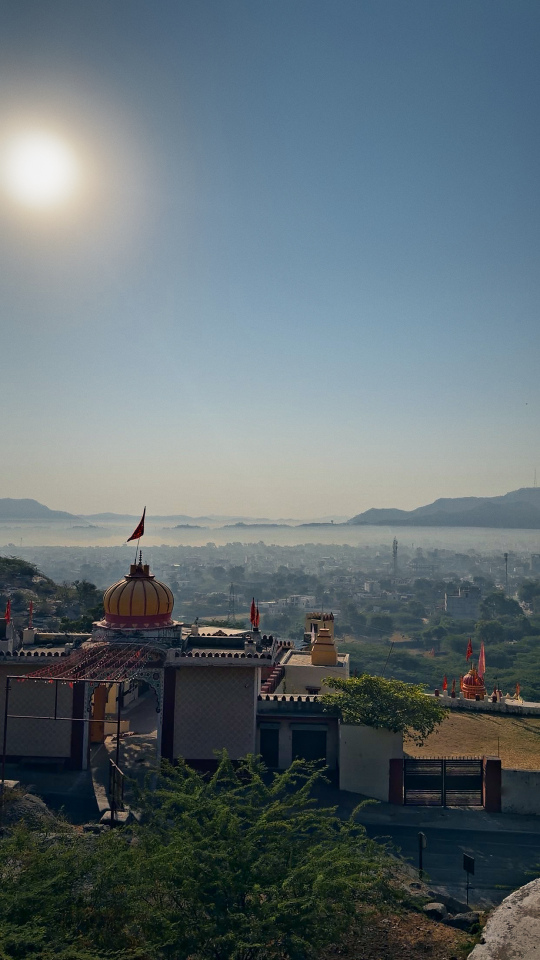
#> input picture stories/01_temple_sun.jpg, 1080 x 1920 px (shown at 1/2 size)
$ python -i qa.py   (imports and definitions only)
#> lines starting #> are read from the running program, lines starting #| are printed output that depends on the picture; after the words box and inside, x2 and y2 are one past the last pixel; in counts of white or black regions, pixels touching at a corner belong together
"""Objective checks on finished story JPEGs + 100% crop sheets for eyeballing.
python3 tools/qa.py <out_dir_for_crops> files...
"""
import os, sys
import numpy as np
from PIL import Image

def stats(p):
#> called with p = '../stories/01_temple_sun.jpg'
    a = np.asarray(Image.open(p).convert("RGB")).astype(np.float32)
    l = a @ np.array([0.2126, 0.7152, 0.0722])
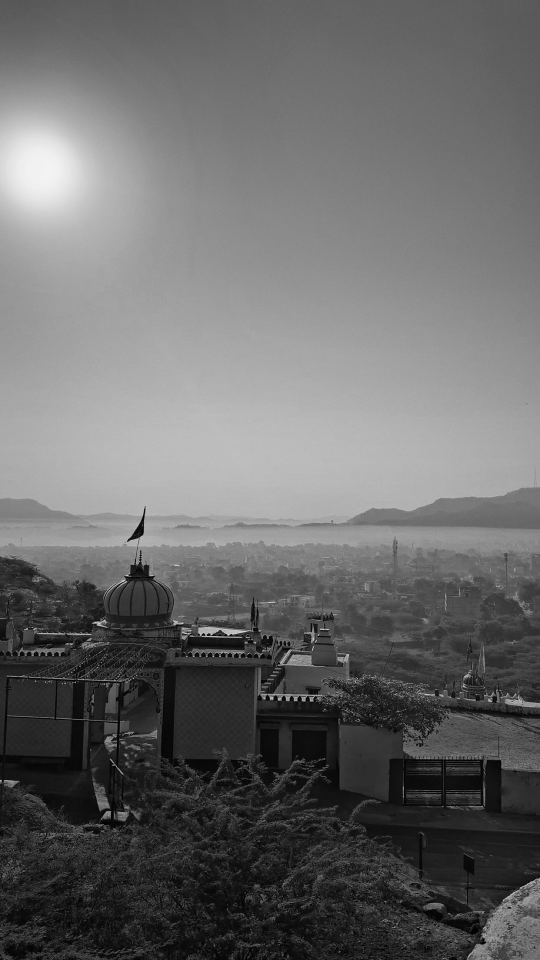
#> l: shape (1920, 1080) float64 (shown at 1/2 size); min 0, max 244, mean 106
    mx, mn = a.max(-1), a.min(-1)
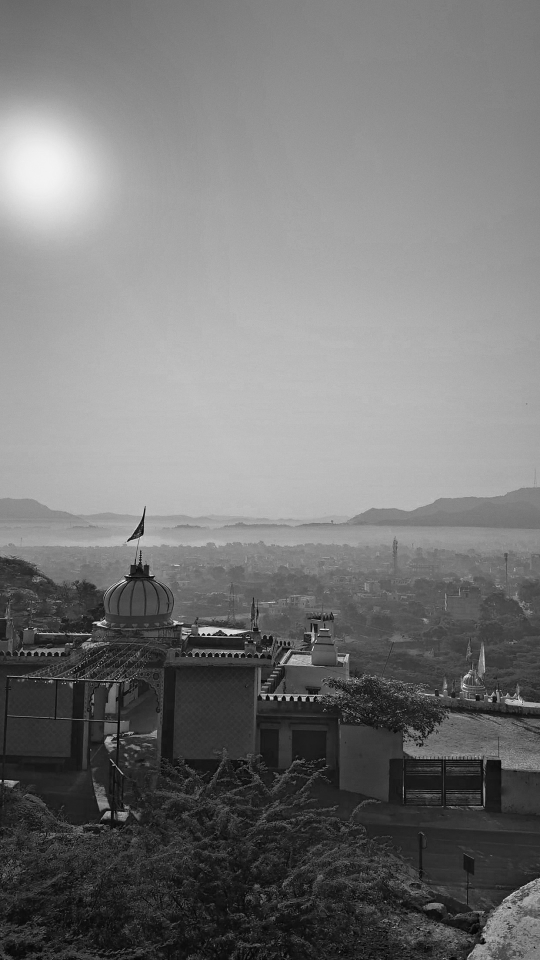
#> mx: shape (1920, 1080) float32 (shown at 1/2 size); min 0, max 255, mean 118.7
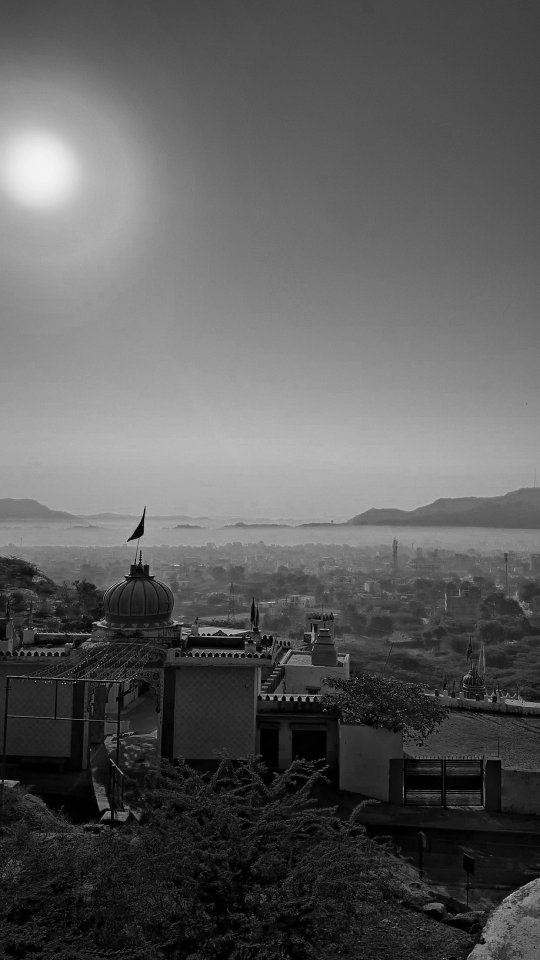
#> mn: shape (1920, 1080) float32 (shown at 1/2 size); min 0, max 244, mean 91.9
    sat = (mx - mn) / (mx + 1e-5)
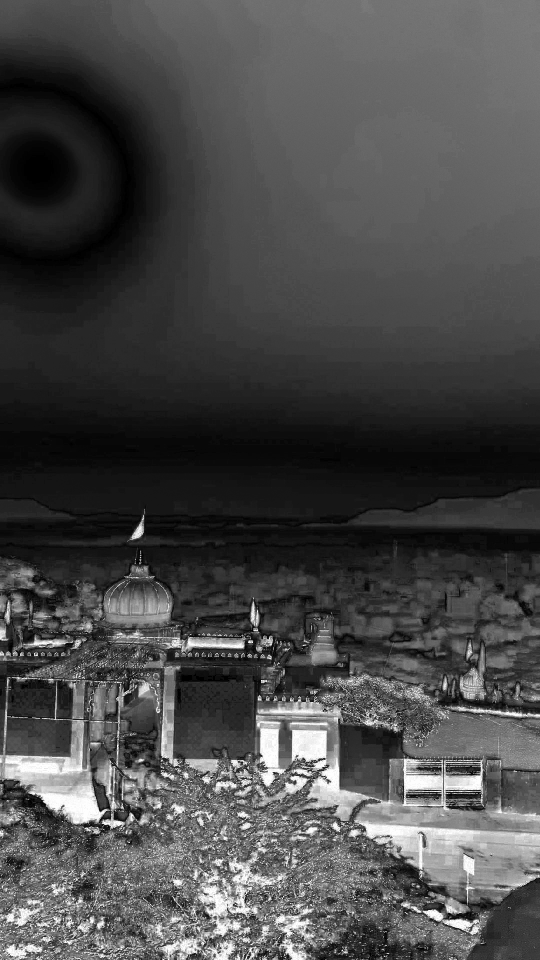
#> sat: shape (1920, 1080) float32 (shown at 1/2 size); min 0, max 1, mean 0.289
    # noise: high-pass std in the flattest 15% of the image (sky)
    from PIL import ImageFilter
    L = Image.fromarray(l.astype(np.uint8))
    hp = l - np.asarray(L.filter(ImageFilter.GaussianBlur(2)), np.float32)
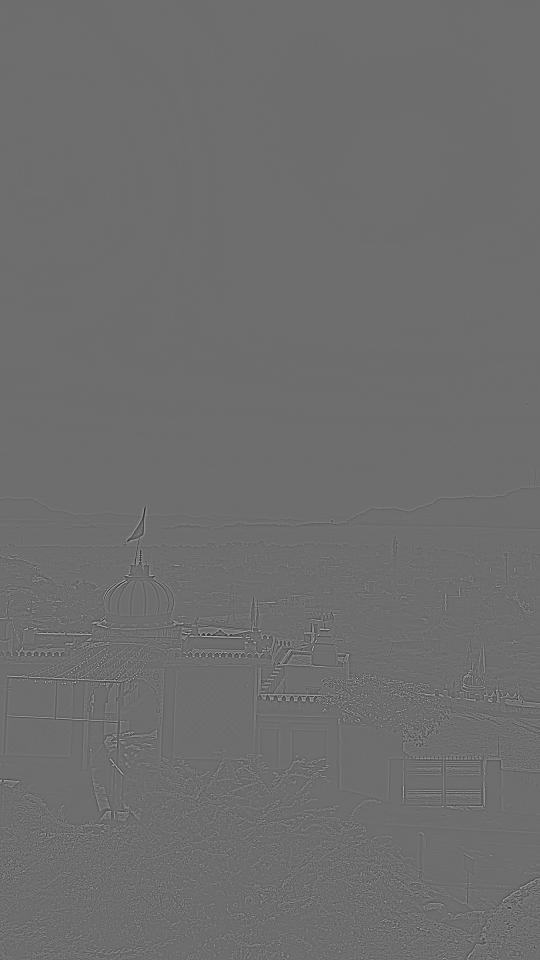
#> hp: shape (1920, 1080) float64 (shown at 1/2 size); min -128.2, max 170, mean 0.5; drawn with min black and max white
    loc = np.asarray(Image.fromarray(np.abs(hp).clip(0,255).astype(np.uint8)).filter(ImageFilter.BoxBlur(16)), np.float32)
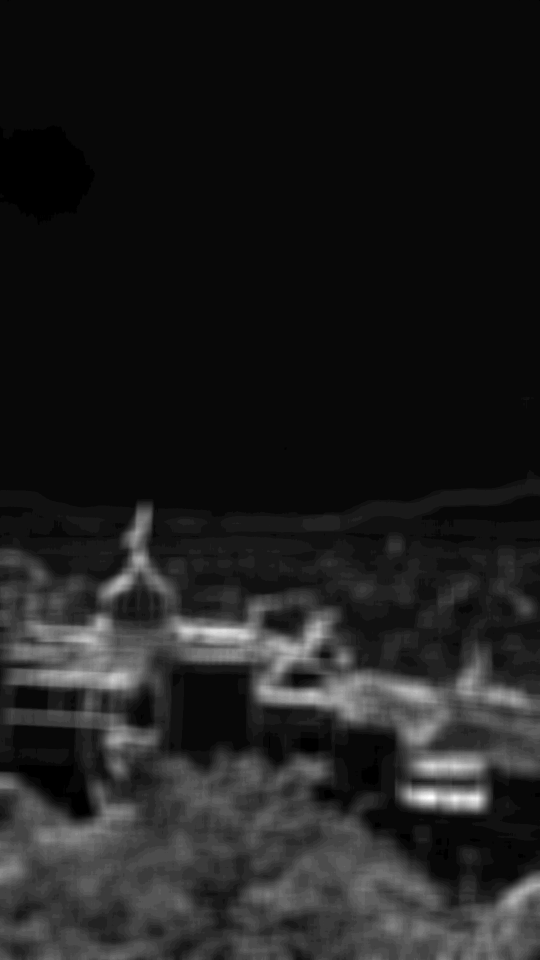
#> loc: shape (1920, 1080) float32 (shown at 1/2 size); min 0, max 30, mean 3.6; drawn with min black and max white
    flat = loc <= np.percentile(loc, 15)
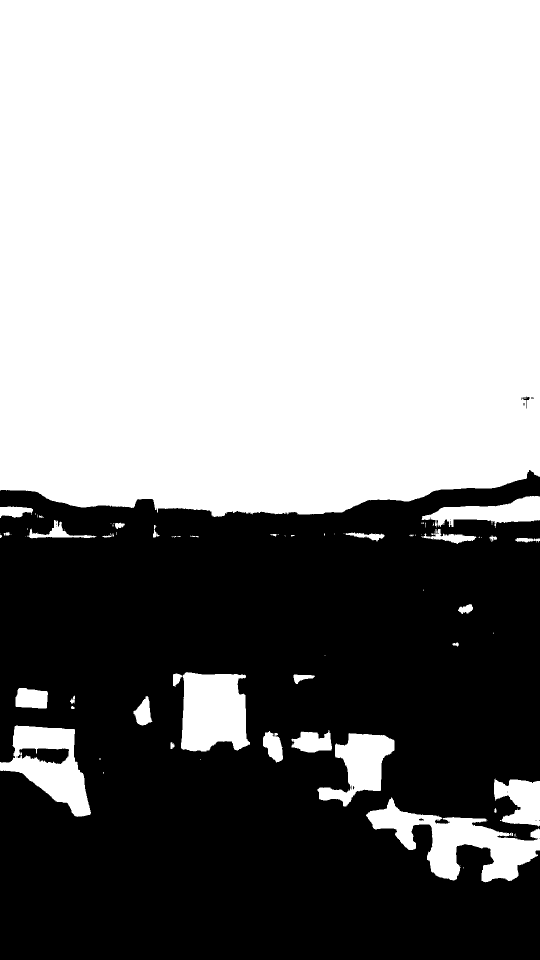
#> flat: shape (1920, 1080) bool (shown at 1/2 size); 56.8% white; 22 black regions (18 under 20 px), largest, box (x1, y1, x2, y2) and area: (0, 940, 1080, 1920) 892459, (35, 1496, 138, 1528) 2186, (1042, 793, 1060, 817) 84, (838, 1637, 848, 1641) 29
    return dict(
        mean=l.mean(), p1=np.percentile(l, 1), p99=np.percentile(l, 99),
        clip_hi=(mx >= 254).mean() * 100, clip_lo=(mx <= 3).mean() * 100,
        sat=sat.mean(), sat95=np.percentile(sat, 95),
        flat_noise=hp[flat].std(),
        size=Image.open(p).size)

# [13 lines not run here, left out]

>>> result = stats('../stories/01_temple_sun.jpg')
#> result = 9 items

$ run again, on stories/03_golden_balcony.jpg
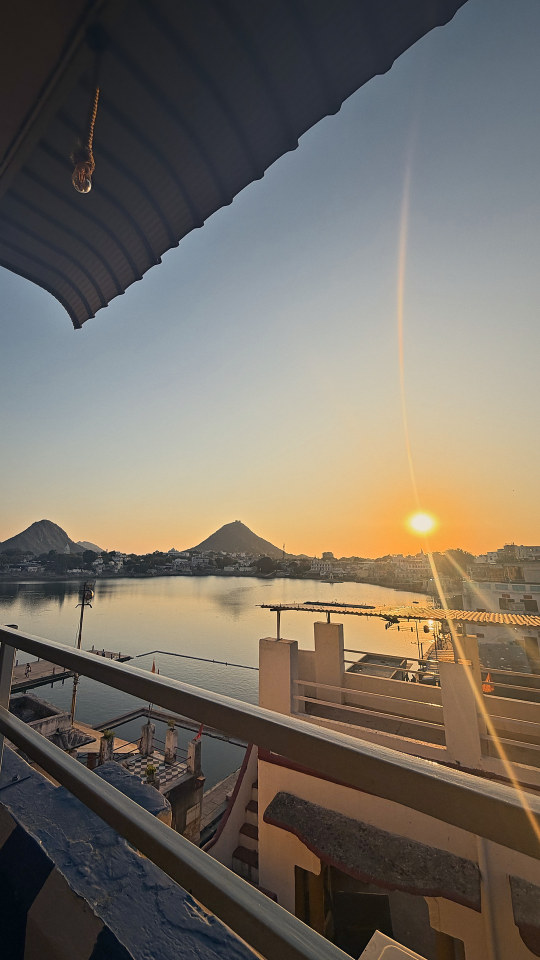
#> input picture stories/03_golden_balcony.jpg, 1080 x 1920 px (shown at 1/2 size)
#> in stats, `loc = np.asarray(Image.fromarray(np.abs(hp).clip(0,255).astype(np.uint..`:
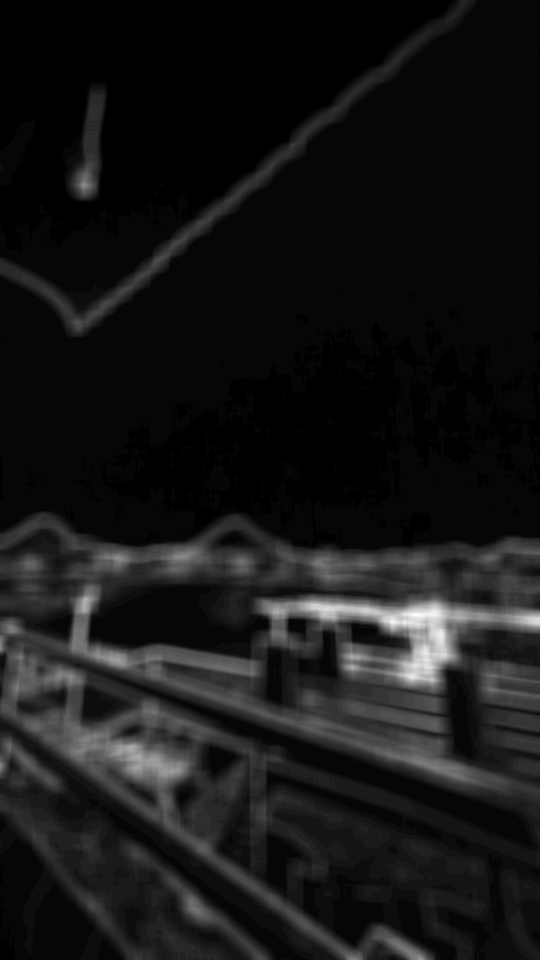
#> loc: shape (1920, 1080) float32 (shown at 1/2 size); min 0, max 38, mean 3.4; drawn with min black and max white
#> in stats, `flat = loc <= np.percentile(loc, 15)`:
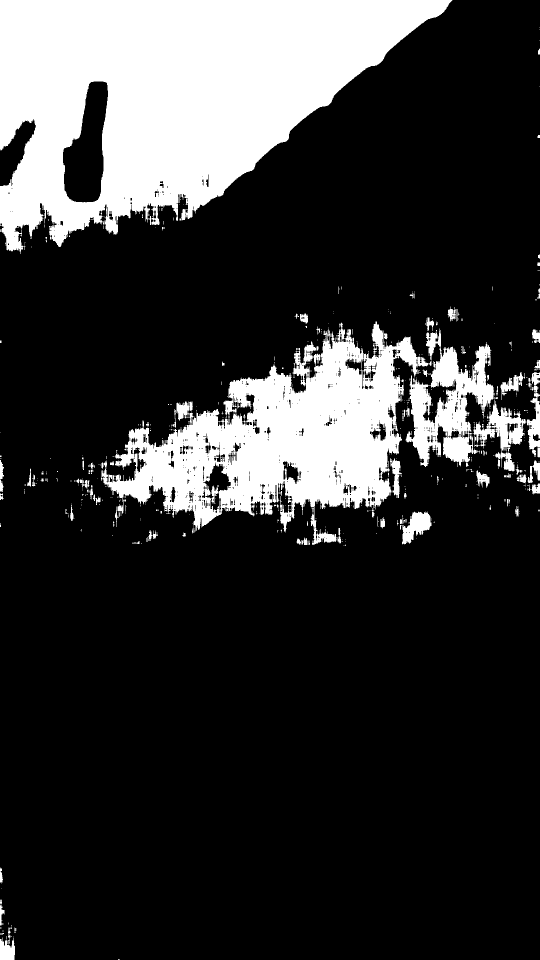
#> flat: shape (1920, 1080) bool (shown at 1/2 size); 20.8% white; 682 white regions (581 under 20 px), largest, box (x1, y1, x2, y2) and area: (0, 0, 905, 508) 264351, (202, 643, 856, 1090) 122865, (811, 657, 990, 934) 21445
#> result = 9 items

$ run again, on stories/04_sun_horizon.jpg
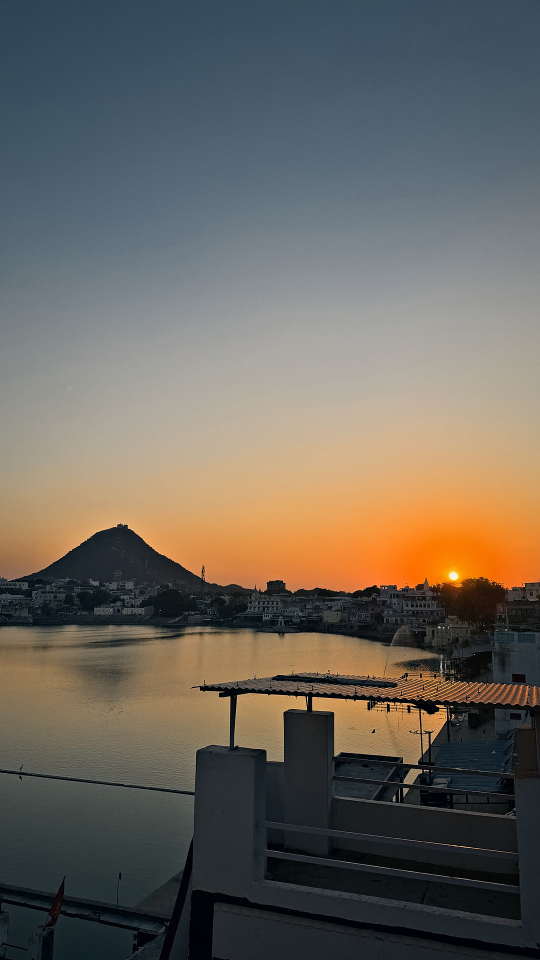
#> input picture stories/04_sun_horizon.jpg, 1080 x 1920 px (shown at 1/2 size)
#> in stats, `loc = np.asarray(Image.fromarray(np.abs(hp).clip(0,255).astype(np.uint..`:
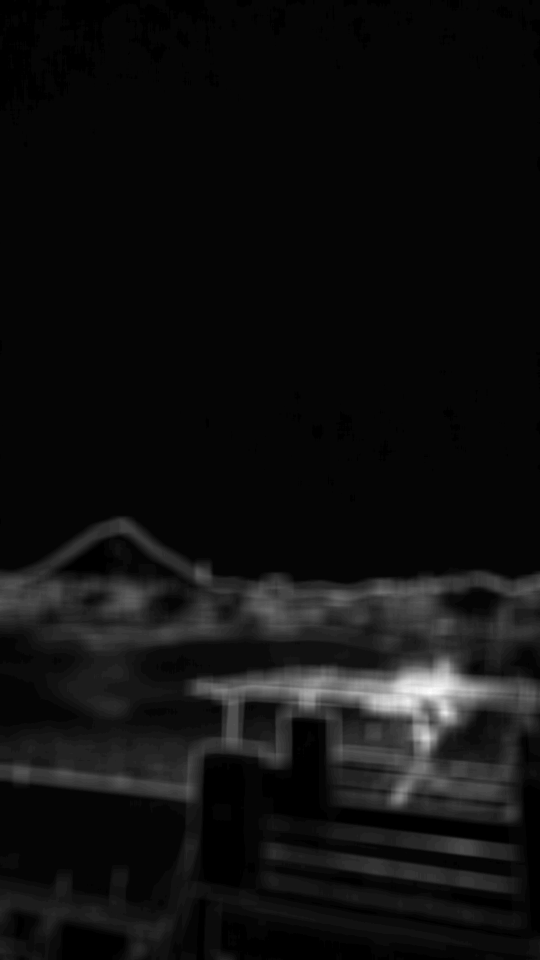
#> loc: shape (1920, 1080) float32 (shown at 1/2 size); min 0, max 45, mean 2.9; drawn with min black and max white
#> in stats, `flat = loc <= np.percentile(loc, 15)`:
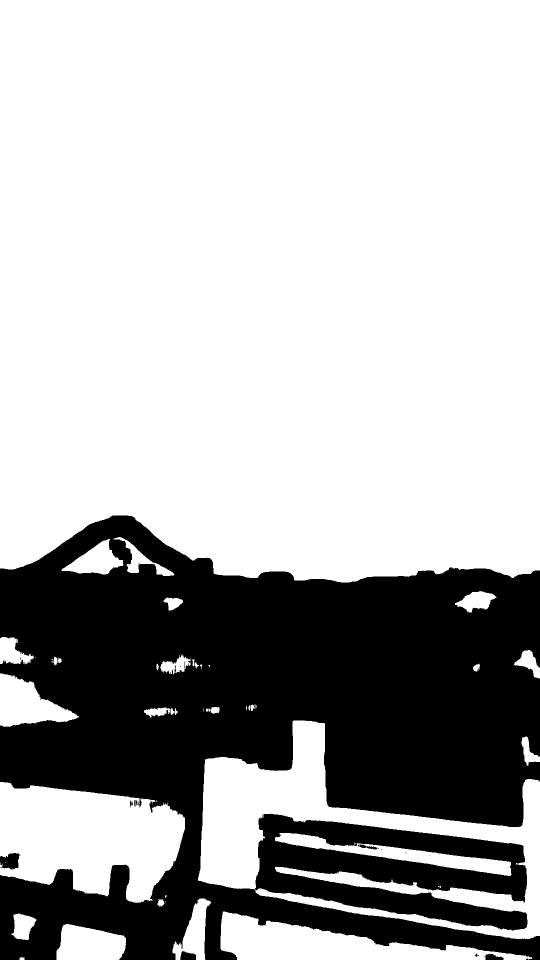
#> flat: shape (1920, 1080) bool (shown at 1/2 size); 69.6% white; 27 black regions (19 under 20 px), largest, box (x1, y1, x2, y2) and area: (0, 1031, 1080, 1920) 629045, (0, 1706, 39, 1739) 968, (360, 1902, 392, 1920) 436
#> result = 9 items

$ run again, on stories/06_ghats_dusk.jpg
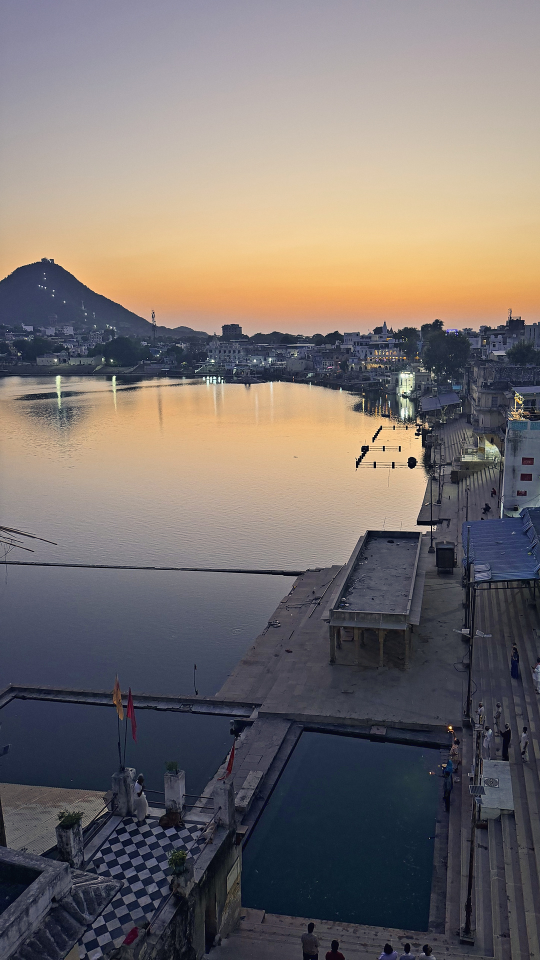
#> input picture stories/06_ghats_dusk.jpg, 1080 x 1920 px (shown at 1/2 size)
#> in stats, `flat = loc <= np.percentile(loc, 15)`:
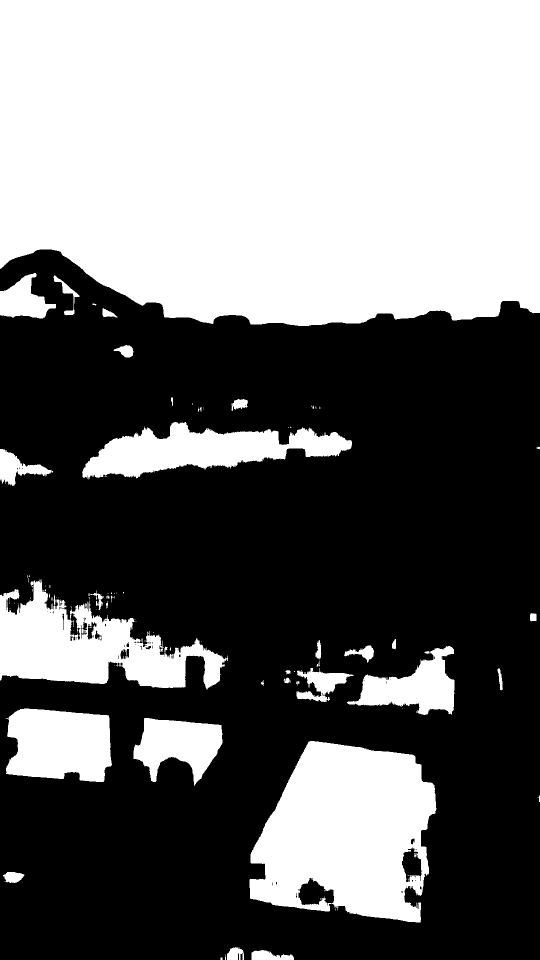
#> flat: shape (1920, 1080) bool (shown at 1/2 size); 43.8% white; 133 white regions (93 under 20 px), largest, box (x1, y1, x2, y2) and area: (0, 0, 1080, 652) 658432, (499, 1482, 873, 1845) 96604, (0, 1159, 456, 1379) 47930
#> result = 9 items
